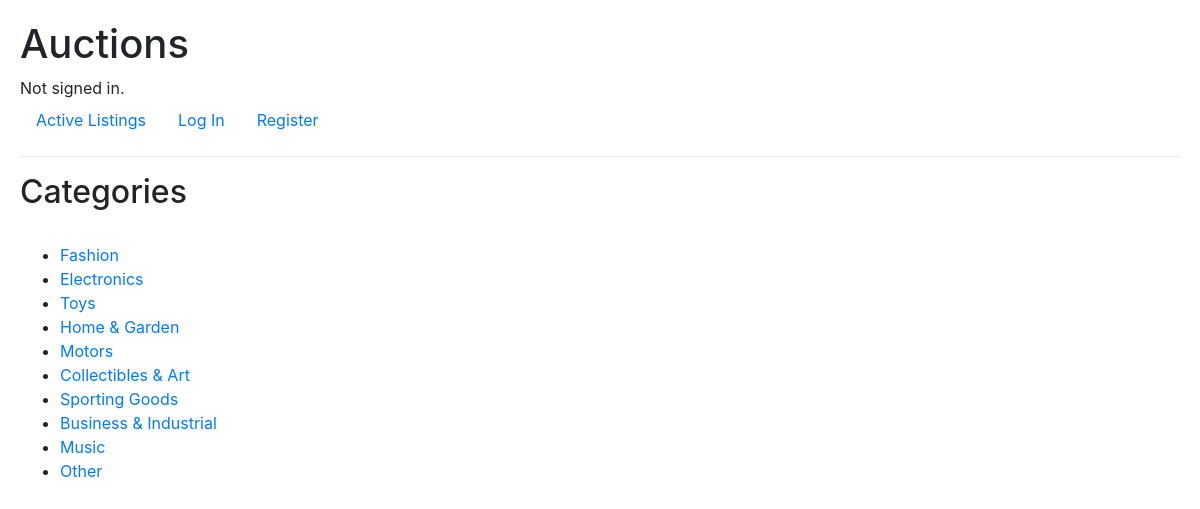
The page /categories on the database its author committed.
### auctions/models.py (models this page shows)
class Category(models.Model):
    title = models.CharField(max_length=32)
    def __str__(self):
        return f"{self.title}"

### auctions/views.py (the view)
# urls.py: path("categories", views.categories, name="categories"),
def categories(request):
    return render(request, "auctions/categories.html", {
        "categories": Category.objects.all()
    })

### auctions/templates/auctions/categories.html
{% extends "auctions/layout.html" %}
{% block body %}
    <h2>Categories</h2>
    <br>
    <ul>
        {% for category in categories %}
            <li><a href="{% url 'category_page' category.id %}">{{ category }}</a></li>
        {% endfor %}
    </ul>
{% endblock %}

### auctions/templates/auctions/layout.html (shortened to what this page needs)
{% load static %}
<!DOCTYPE html>
<html lang="en">
    <head>
        <link rel="stylesheet" href="https://stackpath.bootstrapcdn.com/bootstrap/4.4.1/css/bootstrap.min.css">
        <link href="{% static 'auctions/styles.css' %}" rel="stylesheet">
    </head>
    <body>
        <h1>Auctions</h1>
        <div>
            {% if user.is_authenticated %}
                Signed in as <strong>{{ user.username }}</strong>.
            {% else %}
                Not signed in.
            {% endif %}
        </div>
        <ul class="nav">
            <li class="nav-item">
                <a class="nav-link" href="{% url 'index' %}">Active Listings</a>
            </li>
            {% if user.is_authenticated %}
                <li class="nav-item">
                    <a class="nav-link" href="{% url 'watchlist' %}">Watchlist</a>
                </li>
                <li class="nav-item">
                    <a class="nav-link" href="{% url 'categories' %}">Categories</a>
                </li>
                <li class="nav-item">
                    <a class="nav-link" href="{% url 'my_listings' %}">My Listings</a>
                </li>
                <li class="nav-item">
                    <a class="nav-link" href="{% url 'auctions_won' %}">Auctions Won</a>
                </li>
                <li class="nav-item">
                    <a class="nav-link" href="{% url 'new_listing' %}">New Listing</a>
                </li>
                <li class="nav-item">
                    <a class="nav-link" href="{% url 'logout' %}">Log Out</a>
                </li>
                <li style="border-right: solid 1px lightgray;"></li>
                <li class="nav-item">
                    {% block nav-item %}
                    {% endblock %}
                </li>
                {% if listing.status %}
                    {% if creator %}
                        <li style="border-right: solid 1px lightgray;"></li>
                        <form action="{% url 'my_listings' %}" method="post">
                            {% csrf_token %}
                            <button type="submit" class="btn btn-danger ml-2" name="close_listing" value="{{ listing.id }}">Close Listing</button>
                        </form>
                    {% endif %}
                {% endif %}
            {% else %}
                <li class="nav-item">
                    <a class="nav-link" href="{% url 'login' %}">Log In</a>
                </li>
                <li class="nav-item">
                    <a class="nav-link" href="{% url 'register' %}">Register</a>
                </li>
            {% endif %}
        </ul>
        <hr>
        {% block body %}
        {% endblock %}
    </body>
</html>

### auctions/static/auctions/styles.css (style rules this page uses)
body { padding: 20px; }

### rows shown on the page
Category: title "Fashion"
Category: title "Electronics"
Category: title "Toys"
Category: title "Home & Garden"
Category: title "Motors"
Category: title "Collectibles & Art"
Category: title "Sporting Goods"
Category: title "Business & Industrial"
Category: title "Music"
Category: title "Other"
